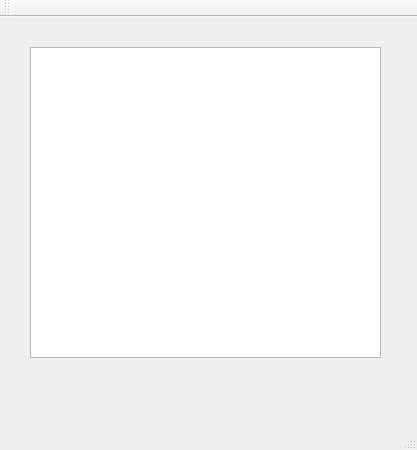
<?xml version="1.0" encoding="UTF-8"?>
<ui version="4.0">
 <class>MainWindow</class>
 <widget class="QMainWindow" name="MainWindow">
  <property name="geometry">
   <rect>
    <x>0</x>
    <y>0</y>
    <width>417</width>
    <height>450</height>
   </rect>
  </property>
  <property name="windowTitle">
   <string>MainWindow</string>
  </property>
  <widget class="QWidget" name="centralWidget">
   <widget class="QTableWidget" name="tw">
    <property name="geometry">
     <rect>
      <x>30</x>
      <y>30</y>
      <width>351</width>
      <height>311</height>
     </rect>
    </property>
   </widget>
  </widget>
  <widget class="QMenuBar" name="menuBar">
   <property name="geometry">
    <rect>
     <x>0</x>
     <y>0</y>
     <width>417</width>
     <height>18</height>
    </rect>
   </property>
  </widget>
  <widget class="QToolBar" name="mainToolBar">
   <attribute name="toolBarArea">
    <enum>TopToolBarArea</enum>
   </attribute>
   <attribute name="toolBarBreak">
    <bool>false</bool>
   </attribute>
  </widget>
  <widget class="QStatusBar" name="statusBar"/>
 </widget>
 <layoutdefault spacing="6" margin="11"/>
 <resources/>
 <connections/>
</ui>
